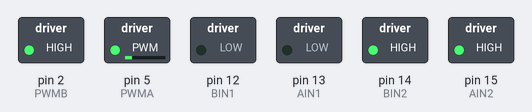
The sketch below on a simulated Arduino Uno, built with avr-gcc and run on an emulated ATmega328P. Shown: switched loads named in the sketch (green lamp = pin HIGH).

Above: at 0.1 s.
Timing chart, 0 to 1.6 s (numbered marks = the images above):
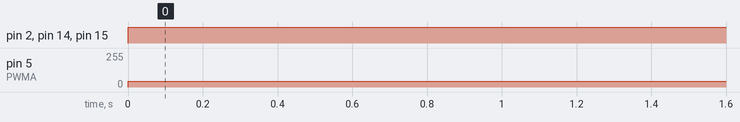

The sketch:

dc_motor_only.ino
```cpp
//Motor A
#define SERVO 0 // Servo
#define PWMA 5 //Speed control
#define AIN1 13 //Direction wheel A
#define AIN2 15 //Direction wheel A
//Motor B
#define PWMB 2 //Speed control
#define BIN1 12 //Direction wheel B
#define BIN2 14 //Direction wheel B
//#define STNDBY 0 //Standby pin
// Trig and Echo pin for ultrasonic:
#define trigPin 4
#define echoPin 16

#define rotateRight 1
#define rotateLeft 2
#define rotate360 0


void setup() {
  // put your setup code here, to run once:
  pinMode(AIN1, OUTPUT);
  pinMode(AIN2, OUTPUT);
  pinMode(BIN1, OUTPUT);
  pinMode(BIN2, OUTPUT);
  // pinMode(trigPin, OUTPUT);
  // pinMode(echoPin, INPUT);
  pinMode(PWMA, OUTPUT);
  pinMode(PWMB, OUTPUT);
  // pinMode(SERVO, OUTPUT);

}

void loop() {
  // put your main code here, to run repeatedly:
//  startCar();
  analogWrite(PWMA, 300);
  analogWrite(PWMB, 350);
  digitalWrite(AIN1, LOW);
  digitalWrite(AIN2, HIGH);
  digitalWrite(BIN1, LOW);
  digitalWrite(BIN2, HIGH);
  // while(calculateDistance() > distance_threshold);
  // stopCar();
}
```

Measured:
- by itself, pin 2 (PWMB), pin 14 (BIN2), pin 15 (AIN2): LOW → HIGH at 0.00 s
- by itself, pin 5 (PWMA): 0/255 → 44/255 at 0.00 s
